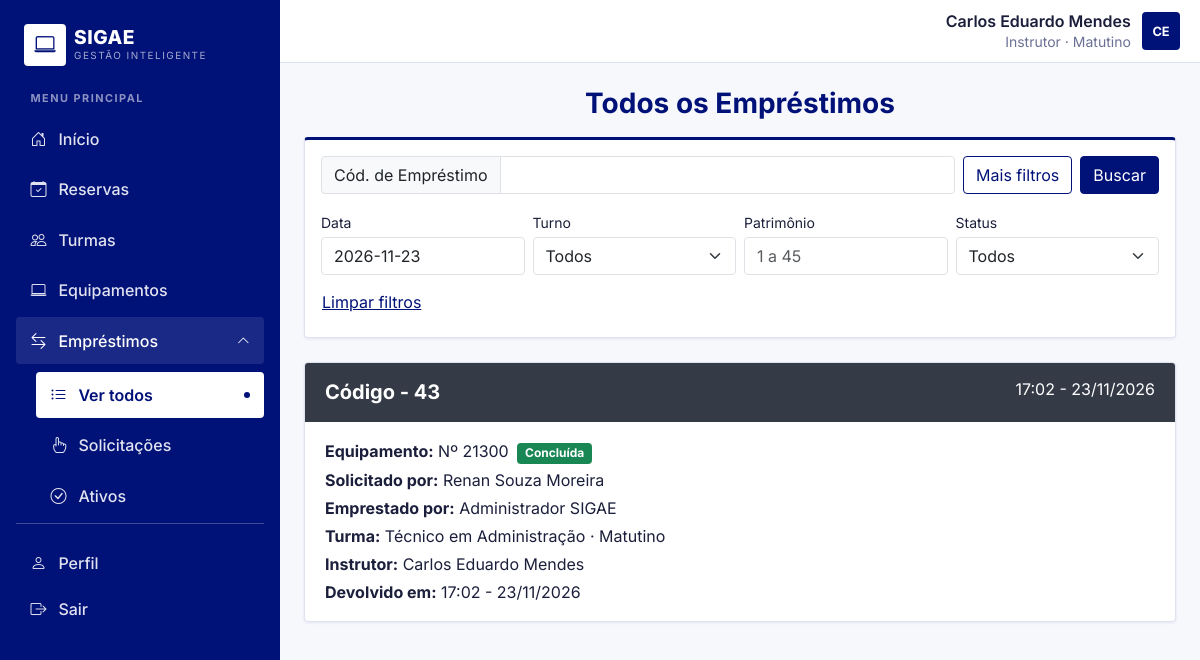
/emprestimos/ (signed in), run on the app's committed database.
### core/models.py (models this page shows, shortened)
class User(AbstractUser):
    email = models.EmailField("E-mail educacional", unique=True)
    turma = models.ForeignKey(Turma, null=True, blank=True, on_delete=models.SET_NULL, related_name="alunos")
    turno = models.CharField(max_length=3, choices=Turno.choices, blank=True)
    GRUPO_ALUNO, GRUPO_INSTRUTOR, GRUPO_ADMIN = "Aluno", "Instrutor", "Administrador"
    def _tem_grupo(self, nome):
        return self.groups.filter(name=nome).exists()
    @property
    def nome_completo(self):
        return self.get_full_name() or self.username
    @property
    def is_instrutor(self):
        return self._tem_grupo(self.GRUPO_INSTRUTOR)
    @property
    def is_administrador(self):
        return self.is_superuser or self._tem_grupo(self.GRUPO_ADMIN)
    @property
    def perfil(self):
        if self.is_administrador:
            return "Administrador"
        return "Instrutor" if self.is_instrutor else "Aluno"

class Reserva(models.Model):
    class Status(models.TextChoices):
        PENDENTE = "PEN", "Pendente"
        APROVADA = "APR", "Reservada"
        ATIVA = "ATI", "Entregue"
        CONCLUIDA = "CON", "Concluída"
        SOLICITADO_CANCELAMENTO = "SCA", "Cancelamento Solicitado"
        CANCELADA = "CAN", "Cancelada"
    solicitante = models.ForeignKey(settings.AUTH_USER_MODEL, on_delete=models.PROTECT, related_name="reservas",
                                    verbose_name="Instrutor (quem reservou)")
    turma = models.ForeignKey(Turma, null=True, blank=True, on_delete=models.SET_NULL, related_name="reservas")
    aluno = models.ForeignKey(settings.AUTH_USER_MODEL, null=True, blank=True, on_delete=models.SET_NULL,
                              related_name="notebooks_resgatados", verbose_name="Aluno que resgatou")
    equipamento = models.ForeignKey(Equipamento, null=True, blank=True, on_delete=models.PROTECT, related_name="reservas")
    data = models.DateField("Data da reserva", db_index=True)
    turno = models.CharField("Turno da reserva", max_length=3, choices=Turno.choices)
    quantidade = models.PositiveSmallIntegerField("Quantidade solicitada (total do lote)", default=1)
    lote = models.UUIDField(null=True, blank=True, db_index=True)
    status = models.CharField(max_length=3, choices=Status.choices, default=Status.PENDENTE, db_index=True)
    criada_em = models.DateTimeField(auto_now_add=True)
    entregue_em = models.DateTimeField("Data/hora de entrega", null=True, blank=True)
    devolvida_em = models.DateTimeField("Data/hora de devolução", null=True, blank=True)
    entregue_por = models.ForeignKey(
        settings.AUTH_USER_MODEL, null=True, blank=True, on_delete=models.SET_NULL, related_name="entregas_realizadas",
    )
    class Meta:
        ordering = ["-data", "turno", "-criada_em"]
    @property
    def badge_class(self):
        return {
            "PEN": "bg-warning text-dark",
            "APR": "bg-info text-dark",
            "ATI": "bg-primary",
            "CON": "bg-success",
            "SCA": "bg-danger",
            "CAN": "bg-secondary",
        }[self.status]
    @property
    def head_class(self):
        return {
            "PEN": "head-proximo",
            "APR": "head-proximo",
            "ATI": "head-atual",
            "CON": "head-encerrado",
            "SCA": "head-proximo",
            "CAN": "head-encerrado",
        }[self.status]
    @property
    def solicitado_por(self):
        return self.aluno or self.solicitante
    @property
    def data_hora(self):
        return self.entregue_em or self.criada_em

class Equipamento(models.Model):
    class Status(models.TextChoices):
        DISPONIVEL = "DIS", "Disponível"
        RESERVADO = "RES", "Reservado"
        EMPRESTADO = "EMP", "Emprestado"
        MANUTENCAO = "MAN", "Manutenção"
    numero = models.PositiveIntegerField(
        "Patrimônio", unique=True, validators=[MinValueValidator(1)],
    )
    status = models.CharField(max_length=3, choices=Status.choices, default=Status.DISPONIVEL, db_index=True)
    class Meta:
        ordering = ["numero"]
        verbose_name = "Equipamento (Notebook)"
        verbose_name_plural = "Equipamentos (Notebooks)"

class Turma(models.Model):
    nome = models.CharField("Nome da turma", max_length=100)
    turno = models.CharField(max_length=3, choices=Turno.choices)
    instrutor = models.ForeignKey(
        settings.AUTH_USER_MODEL, null=True, blank=True, on_delete=models.SET_NULL,
        related_name="turmas_lecionadas", verbose_name="Instrutor responsável",
    )
    class Meta:
        ordering = ["turno", "nome"]

### core/views.py (the view)
# urls.py: path("emprestimos/", views.emprestimos, name="emprestimos"),
@login_required
def emprestimos(request):
    hoje = timezone.localdate()
    dados_filtro = request.GET.copy()
    if not request.GET:
        dados_filtro["data"] = hoje.isoformat()
        request.GET = dados_filtro
    qs = _reservas_visiveis(request.user).filter(Q(aluno__isnull=False) | Q(entregue_em__isnull=False))
    return _pagina_emprestimos(request, "Todos os Empréstimos", qs.order_by("-data", "-criada_em"), com_status=True)

### core/templates/core/emprestimos.html (shortened to what this page needs)
{% extends "base.html" %}
{% block content %}
<h1 class="h3 fw-bold text-sigae text-center mb-3">{{ titulo }}</h1>
<form method="get" class="reserva-card filtro-card mb-4"><div class="p-3">
  <div class="row g-2 align-items-center">
    <div class="col-12 col-md">
      <div class="input-group"><span class="input-group-text">Cód. de Empréstimo</span>{{ form.codigo }}</div>
    </div>
    <div class="col-6 col-md-auto">
      <button class="btn btn-outline-primary w-100" type="button" data-bs-toggle="collapse" data-bs-target="#maisFiltros" aria-expanded="{{ mais_aberto|yesno:'true,false' }}">Mais filtros</button>
    </div>
    <div class="col-6 col-md-auto"><button class="btn btn-primary w-100">Buscar</button></div>
  </div>
  <div class="collapse {% if mais_aberto %}show{% endif %} mt-3" id="maisFiltros">
    <div class="row g-2">
      <div class="col-6 col-md-3"><label class="form-label small mb-1">Data</label>{{ form.data }}</div>
      <div class="col-6 col-md-3"><label class="form-label small mb-1">Turno</label>{{ form.turno }}</div>
      <div class="col-6 col-md-3"><label class="form-label small mb-1">Patrimônio</label>{{ form.equipamento }}</div>
      {% if com_status %}<div class="col-6 col-md-3"><label class="form-label small mb-1">Status</label>{{ form.status }}</div>{% endif %}
    </div>
    <a class="btn btn-link px-0 mt-2" href="{{ request.path }}">Limpar filtros</a>
  </div>
</div></form>
{% for r in reservas %}
  {% include "core/_card_emprestimo.html" %}
{% empty %}
  <div class="reserva-card p-5 text-center text-muted">
    <i class="bi bi-inbox fs-1"></i>
    <p class="mb-0 mt-2">Nada encontrado.</p>
  </div>
{% endfor %}
{% endblock %}

### templates/base.html (shortened to what this page needs)
{% load static %}<!DOCTYPE html>
<html lang="pt-br">
<head>
  <link href="https://cdn.jsdelivr.net/npm/bootstrap@5.3.3/dist/css/bootstrap.min.css" rel="stylesheet">
  <link href="https://cdn.jsdelivr.net/npm/bootstrap-icons@1.11.3/font/bootstrap-icons.min.css" rel="stylesheet">
  <link rel="stylesheet" href="https://cdn.jsdelivr.net/npm/flatpickr/dist/flatpickr.min.css">
  <link href="{% static 'css/sigae.css' %}" rel="stylesheet">
</head>
<body>
{% with current=request.resolver_match.url_name %}
<div class="d-lg-flex">
  <div class="sigae-sidebar-col">
    <aside class="offcanvas-lg offcanvas-start sigae-sidebar flex-grow-1" tabindex="-1" id="sidebar" aria-labelledby="sidebarLabel">
      <div class="offcanvas-body d-flex flex-column flex-grow-1 p-3">
        <div class="d-none d-lg-flex align-items-center gap-2 px-2 pt-2">
          <div class="logo-box"><i class="bi bi-laptop"></i></div>
          <div><div class="brand-name">SIGAE</div><div class="brand-sub">Gestão Inteligente</div></div>
        </div>
        <div class="menu-label">MENU PRINCIPAL</div>
        <nav class="nav flex-column gap-1">
          <a class="sigae-link {% if current == 'dashboard' %}active{% endif %}" href="{% url 'dashboard' %}"><i class="bi bi-house-door"></i> Início</a>
          <a class="sigae-link {% if current == 'reservas' %}active{% endif %}" href="{% url 'reservas' %}"><i class="bi bi-calendar-check"></i> Reservas</a>
          <a class="sigae-link {% if current == 'turmas' %}active{% endif %}" href="{% url 'turmas' %}"><i class="bi bi-people"></i> Turmas</a>
          <a class="sigae-link {% if current == 'equipamentos' %}active{% endif %}" href="{% url 'equipamentos' %}"><i class="bi bi-laptop"></i> Equipamentos</a>
          <button class="sigae-link {% if current in 'emprestimos solicitacoes ativos' %}open{% endif %}" type="button" data-bs-toggle="collapse" data-bs-target="#subEmprestimos" aria-expanded="{% if current in 'emprestimos solicitacoes ativos' %}true{% else %}false{% endif %}" aria-controls="subEmprestimos">
            <i class="bi bi-arrow-left-right"></i> Empréstimos <i class="bi bi-chevron-down chev ms-auto"></i>
          </button>
          <div class="collapse {% if current in 'emprestimos solicitacoes ativos' %}show{% endif %}" id="subEmprestimos">
            <div class="d-flex flex-column gap-1 sigae-sub">
              <a class="sigae-link {% if current == 'emprestimos' %}active{% endif %}" href="{% url 'emprestimos' %}"><i class="bi bi-list-ul"></i> Ver todos</a>
              <a class="sigae-link {% if current == 'solicitacoes' %}active{% endif %}" href="{% url 'solicitacoes' %}"><i class="bi bi-hand-index"></i> Solicitações</a>
              <a class="sigae-link {% if current == 'ativos' %}active{% endif %}" href="{% url 'ativos' %}"><i class="bi bi-check-circle"></i> Ativos</a>
            </div>
          </div>
        </nav>
        <div class="mt-auto pt-3 border-top border-light border-opacity-25">
          <a class="sigae-link {% if current == 'perfil' %}active{% endif %}" href="{% url 'perfil' %}"><i class="bi bi-person"></i> Perfil</a>
          <form method="post" action="{% url 'logout' %}">{% csrf_token %}
            <button type="submit" class="sigae-link"><i class="bi bi-box-arrow-right"></i> Sair</button>
          </form>
        </div>
      </div>
    </aside>
  </div>
  <div class="main-area">
    <header class="topbar">
      <div class="user-chip">
        <div class="text-end lh-sm d-none d-sm-block">
          <div class="fw-semibold">{{ user.nome_completo }}</div>
          <small>{{ user.perfil }}{% if user.turno %} · {{ user.get_turno_display }}{% endif %}</small>
        </div>
        <div class="avatar">{% if user.first_name %}{{ user.first_name|slice:":1"|upper }}{{ user.last_name|slice:":1"|upper }}{% else %}{{ user.username|slice:":2"|upper }}{% endif %}</div>
      </div>
    </header>
    <main class="p-3 p-md-4">
      {% block content %}{% endblock %}
    </main>
  </div>
</div>
{% endwith %}
</body>
</html>

### core/templates/core/_card_emprestimo.html (shortened to what this page needs)
<article class="reserva-card mb-3">
  <header class="reserva-head {{ r.head_class }}">
    <div class="fw-bold fs-5">Código - {{ r.pk }}</div>
    <span>{{ r.data_hora|date:"H:i - d/m/Y" }}</span>
  </header>
  <div class="reserva-body">
    <div><strong>Equipamento:</strong> {% if r.equipamento %}Nº {{ r.equipamento.numero }}{% else %}—{% endif %}
      <span class="badge {{ r.badge_class }} ms-1">{{ r.get_status_display }}</span></div>
    <div><strong>Solicitado por:</strong> {{ r.solicitado_por.nome_completo }}</div>
    <div><strong>Emprestado por:</strong> {% if r.entregue_por %}{{ r.entregue_por.nome_completo }}{% else %}—{% endif %}</div>
    <div><strong>Turma:</strong> {{ r.turma.nome|default:"—" }} · {{ r.get_turno_display }}</div>
    <div><strong>Instrutor:</strong> {{ r.solicitante.nome_completo }}</div>
    {% if r.devolvida_em %}<div><strong>Devolvido em:</strong> {{ r.devolvida_em|date:"H:i - d/m/Y" }}</div>{% endif %}
  </div>
</article>

### data on the page
User: nome_completo "Carlos Eduardo Mendes", perfil "Instrutor", turno "Matutino", first_name "C", last_name "E"
Reserva: pk "43", data_hora "17:02 - 23/11/2026", equipamento.numero "21300", status "Concluída", solicitado_por.nome_completo "Renan Souza Moreira", entregue_por.nome_completo "Administrador SIGAE", turma.nome "Técnico em Administração", turno "Matutino", solicitante.nome_completo "Carlos Eduardo Mendes", devolvida_em "17:02 - 23/11/2026"

### other printed values
{{ titulo }} "Todos os Empréstimos"
